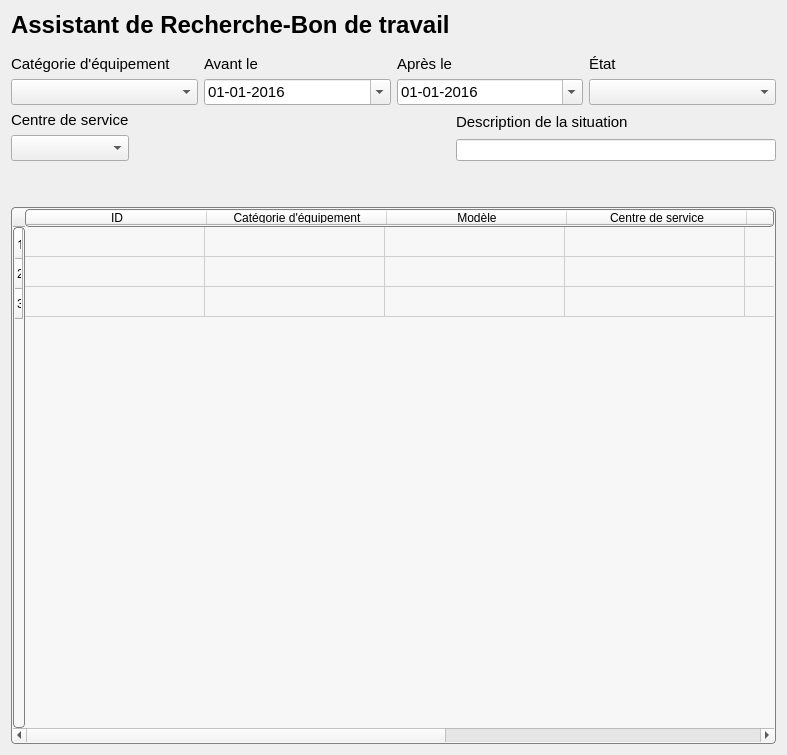
<?xml version="1.0" encoding="UTF-8"?>
<ui version="4.0">
 <class>PC2</class>
 <widget class="QWidget" name="PC2">
  <property name="geometry">
   <rect>
    <x>0</x>
    <y>0</y>
    <width>787</width>
    <height>755</height>
   </rect>
  </property>
  <property name="maximumSize">
   <size>
    <width>2000</width>
    <height>2000</height>
   </size>
  </property>
  <property name="windowTitle">
   <string>PC2</string>
  </property>
  <property name="windowIcon">
   <iconset>
    <normalon>../../../../SIMM2.0-DEV/Interface/Images/PC2_logo.png</normalon>
   </iconset>
  </property>
  <property name="styleSheet">
   <string notr="true">QPushButton {
padding: 1px;
border-style: solid;
border: 1px solid gray;
border-radius: 4px;
background: rgb(247,247,247)
}

QPushButton:hover {
background-color: qlineargradient(x1: 0, y1: 1, x2: 0, y2: 0, stop: 0 #edf2f8, stop: 1 #c8d9ea);
}


QPushButton::pressed {
padding: 1px;
color: black;
border-style: solid;
border: 1px solid gray;
border-radius: 4px;
background:rgb(169, 167, 170)
}
QMainWindow
{
background: white;
}


</string>
  </property>
  <layout class="QVBoxLayout" name="verticalLayout_3">
   <item>
    <widget class="QLabel" name="LabelTitre">
     <property name="maximumSize">
      <size>
       <width>10000</width>
       <height>10000</height>
      </size>
     </property>
     <property name="font">
      <font>
       <pointsize>18</pointsize>
       <weight>75</weight>
       <bold>true</bold>
      </font>
     </property>
     <property name="text">
      <string>Assistant de Recherche-Bon de travail</string>
     </property>
    </widget>
   </item>
   <item>
    <spacer name="verticalSpacer">
     <property name="orientation">
      <enum>Qt::Vertical</enum>
     </property>
     <property name="sizeType">
      <enum>QSizePolicy::Minimum</enum>
     </property>
     <property name="sizeHint" stdset="0">
      <size>
       <width>20</width>
       <height>10</height>
      </size>
     </property>
    </spacer>
   </item>
   <item>
    <layout class="QHBoxLayout" name="horizontalLayout">
     <item>
      <layout class="QVBoxLayout" name="verticalLayout_4">
       <item>
        <widget class="QLabel" name="Labelcategorie">
         <property name="maximumSize">
          <size>
           <width>500</width>
           <height>500</height>
          </size>
         </property>
         <property name="font">
          <font>
           <pointsize>11</pointsize>
          </font>
         </property>
         <property name="text">
          <string>Catégorie d'équipement</string>
         </property>
         <property name="alignment">
          <set>Qt::AlignLeading|Qt::AlignLeft|Qt::AlignVCenter</set>
         </property>
        </widget>
       </item>
       <item>
        <widget class="QComboBox" name="buttonCategorie">
         <property name="maximumSize">
          <size>
           <width>500</width>
           <height>500</height>
          </size>
         </property>
         <property name="font">
          <font>
           <pointsize>11</pointsize>
          </font>
         </property>
        </widget>
       </item>
      </layout>
     </item>
     <item>
      <layout class="QVBoxLayout" name="verticalLayout_7">
       <item>
        <widget class="QLabel" name="Labelavant">
         <property name="maximumSize">
          <size>
           <width>500</width>
           <height>500</height>
          </size>
         </property>
         <property name="font">
          <font>
           <pointsize>11</pointsize>
          </font>
         </property>
         <property name="text">
          <string>Avant le</string>
         </property>
         <property name="alignment">
          <set>Qt::AlignLeading|Qt::AlignLeft|Qt::AlignTop</set>
         </property>
        </widget>
       </item>
       <item>
        <widget class="QDateEdit" name="calendrierAvant">
         <property name="maximumSize">
          <size>
           <width>500</width>
           <height>500</height>
          </size>
         </property>
         <property name="font">
          <font>
           <pointsize>11</pointsize>
          </font>
         </property>
         <property name="displayFormat">
          <string>dd-MM-yyyy</string>
         </property>
         <property name="calendarPopup">
          <bool>true</bool>
         </property>
         <property name="date">
          <date>
           <year>2016</year>
           <month>1</month>
           <day>1</day>
          </date>
         </property>
        </widget>
       </item>
      </layout>
     </item>
     <item>
      <layout class="QVBoxLayout" name="verticalLayout_5">
       <item>
        <widget class="QLabel" name="Labelapres">
         <property name="maximumSize">
          <size>
           <width>500</width>
           <height>500</height>
          </size>
         </property>
         <property name="font">
          <font>
           <pointsize>11</pointsize>
          </font>
         </property>
         <property name="text">
          <string>Après le</string>
         </property>
        </widget>
       </item>
       <item>
        <widget class="QDateEdit" name="calendrierApres">
         <property name="maximumSize">
          <size>
           <width>500</width>
           <height>500</height>
          </size>
         </property>
         <property name="font">
          <font>
           <pointsize>11</pointsize>
          </font>
         </property>
         <property name="displayFormat">
          <string>dd-MM-yyyy</string>
         </property>
         <property name="calendarPopup">
          <bool>true</bool>
         </property>
         <property name="date">
          <date>
           <year>2016</year>
           <month>1</month>
           <day>1</day>
          </date>
         </property>
        </widget>
       </item>
      </layout>
     </item>
     <item>
      <layout class="QVBoxLayout" name="verticalLayout_8">
       <item>
        <widget class="QLabel" name="Labeletat">
         <property name="maximumSize">
          <size>
           <width>500</width>
           <height>500</height>
          </size>
         </property>
         <property name="font">
          <font>
           <pointsize>11</pointsize>
          </font>
         </property>
         <property name="text">
          <string>État</string>
         </property>
         <property name="alignment">
          <set>Qt::AlignLeading|Qt::AlignLeft|Qt::AlignVCenter</set>
         </property>
        </widget>
       </item>
       <item>
        <widget class="QComboBox" name="buttonAvant">
         <property name="maximumSize">
          <size>
           <width>500</width>
           <height>500</height>
          </size>
         </property>
         <property name="font">
          <font>
           <pointsize>11</pointsize>
          </font>
         </property>
        </widget>
       </item>
      </layout>
     </item>
    </layout>
   </item>
   <item>
    <layout class="QHBoxLayout" name="horizontalLayout_2">
     <item>
      <layout class="QVBoxLayout" name="verticalLayout_2">
       <item>
        <widget class="QLabel" name="LabelCdS">
         <property name="maximumSize">
          <size>
           <width>500</width>
           <height>500</height>
          </size>
         </property>
         <property name="font">
          <font>
           <pointsize>11</pointsize>
          </font>
         </property>
         <property name="text">
          <string>Centre de service</string>
         </property>
        </widget>
       </item>
       <item>
        <widget class="QComboBox" name="buttonCdS">
         <property name="maximumSize">
          <size>
           <width>500</width>
           <height>500</height>
          </size>
         </property>
         <property name="font">
          <font>
           <pointsize>11</pointsize>
          </font>
         </property>
        </widget>
       </item>
      </layout>
     </item>
     <item>
      <spacer name="horizontalSpacer">
       <property name="orientation">
        <enum>Qt::Horizontal</enum>
       </property>
       <property name="sizeHint" stdset="0">
        <size>
         <width>40</width>
         <height>20</height>
        </size>
       </property>
      </spacer>
     </item>
     <item>
      <layout class="QVBoxLayout" name="verticalLayout">
       <item>
        <widget class="QLabel" name="Labeldescription">
         <property name="maximumSize">
          <size>
           <width>500</width>
           <height>500</height>
          </size>
         </property>
         <property name="font">
          <font>
           <pointsize>11</pointsize>
          </font>
         </property>
         <property name="text">
          <string>Description de la situation</string>
         </property>
        </widget>
       </item>
       <item>
        <widget class="QLineEdit" name="lineEdit"/>
       </item>
      </layout>
     </item>
    </layout>
   </item>
   <item>
    <spacer name="verticalSpacer_3">
     <property name="orientation">
      <enum>Qt::Vertical</enum>
     </property>
     <property name="sizeType">
      <enum>QSizePolicy::Minimum</enum>
     </property>
     <property name="sizeHint" stdset="0">
      <size>
       <width>20</width>
       <height>40</height>
      </size>
     </property>
    </spacer>
   </item>
   <item>
    <layout class="QVBoxLayout" name="verticalLayout_11">
     <property name="spacing">
      <number>20</number>
     </property>
     <item>
      <widget class="QTableWidget" name="tableResultats">
       <property name="minimumSize">
        <size>
         <width>200</width>
         <height>500</height>
        </size>
       </property>
       <property name="maximumSize">
        <size>
         <width>2000</width>
         <height>16777215</height>
        </size>
       </property>
       <property name="font">
        <font>
         <family>MS Shell Dlg 2</family>
         <pointsize>10</pointsize>
        </font>
       </property>
       <property name="styleSheet">
        <string notr="true">padding: 1px;
border-style: solid;
border: 1px solid gray;
border-radius: 4px;
background:rgb(247, 247, 247)</string>
       </property>
       <property name="lineWidth">
        <number>10</number>
       </property>
       <property name="midLineWidth">
        <number>9</number>
       </property>
       <property name="showDropIndicator" stdset="0">
        <bool>true</bool>
       </property>
       <property name="showGrid">
        <bool>true</bool>
       </property>
       <property name="gridStyle">
        <enum>Qt::SolidLine</enum>
       </property>
       <property name="sortingEnabled">
        <bool>false</bool>
       </property>
       <property name="wordWrap">
        <bool>true</bool>
       </property>
       <attribute name="horizontalHeaderCascadingSectionResizes">
        <bool>true</bool>
       </attribute>
       <attribute name="horizontalHeaderDefaultSectionSize">
        <number>180</number>
       </attribute>
       <attribute name="horizontalHeaderMinimumSectionSize">
        <number>30</number>
       </attribute>
       <attribute name="verticalHeaderDefaultSectionSize">
        <number>30</number>
       </attribute>
       <attribute name="verticalHeaderMinimumSectionSize">
        <number>20</number>
       </attribute>
       <attribute name="verticalHeaderShowSortIndicator" stdset="0">
        <bool>false</bool>
       </attribute>
       <attribute name="verticalHeaderStretchLastSection">
        <bool>false</bool>
       </attribute>
       <row>
        <property name="text">
         <string>1</string>
        </property>
        <property name="font">
         <font>
          <family>MS Reference Sans Serif</family>
          <pointsize>10</pointsize>
         </font>
        </property>
       </row>
       <row>
        <property name="text">
         <string>2</string>
        </property>
       </row>
       <row>
        <property name="text">
         <string>3</string>
        </property>
       </row>
       <column>
        <property name="text">
         <string>ID</string>
        </property>
       </column>
       <column>
        <property name="text">
         <string>Catégorie d'équipement</string>
        </property>
       </column>
       <column>
        <property name="text">
         <string>Modèle</string>
        </property>
       </column>
       <column>
        <property name="text">
         <string>Centre de service</string>
        </property>
       </column>
       <column>
        <property name="text">
         <string>État</string>
        </property>
       </column>
       <column>
        <property name="text">
         <string>Date</string>
        </property>
       </column>
       <column>
        <property name="text">
         <string>Description</string>
        </property>
       </column>
      </widget>
     </item>
    </layout>
   </item>
  </layout>
  <zorder>LabelTitre</zorder>
  <zorder>verticalSpacer_3</zorder>
  <zorder>verticalSpacer</zorder>
 </widget>
 <resources/>
 <connections/>
</ui>
